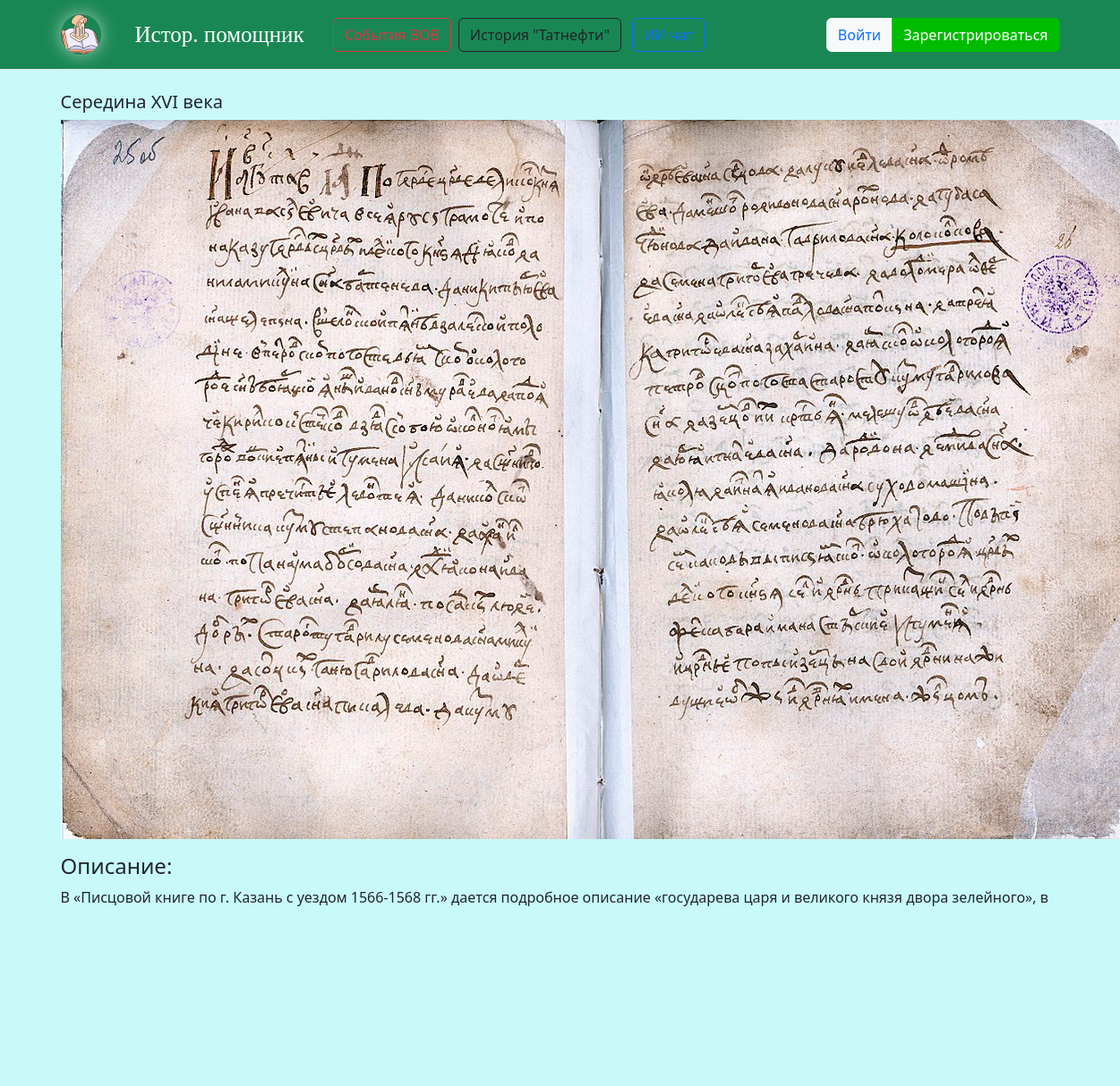
The app's page /event_company/1/ with its own data.
### events/models.py (models this page shows, shortened)
class EventCompany(models.Model):
    date = models.DateField()
    title = models.CharField(max_length=200)
    description = models.TextField()
    img_event = models.TextField()

### events/views.py (the view)
# urls.py: path('event_company/<int:id>/', event_company, name='event_company'),
def event_company(request, id):
    event = get_object_or_404(EventCompany, id=id)
    return render(request, 'event_company.html', {'event': event})

### events/templates/event_company.html (shortened to what this page needs)
{% extends 'base.html' %}
{% block main %}
<h5>{{ event.title }}</h5>
<img src="/static/img/{{ event.img_event }}">
<p><h4>Описание:</h4> {{ event.description }}</p>
{% endblock %}

### records on screen
EventCompany: title "Середина XVI века", img_event (picture), description "В «Писцовой книге по г. Казань с уездом 1566-1568 гг.» дается подробное описание «государева царя и великого князя двора зелейного», в котором перерабатывали («перепускали») нефть."
